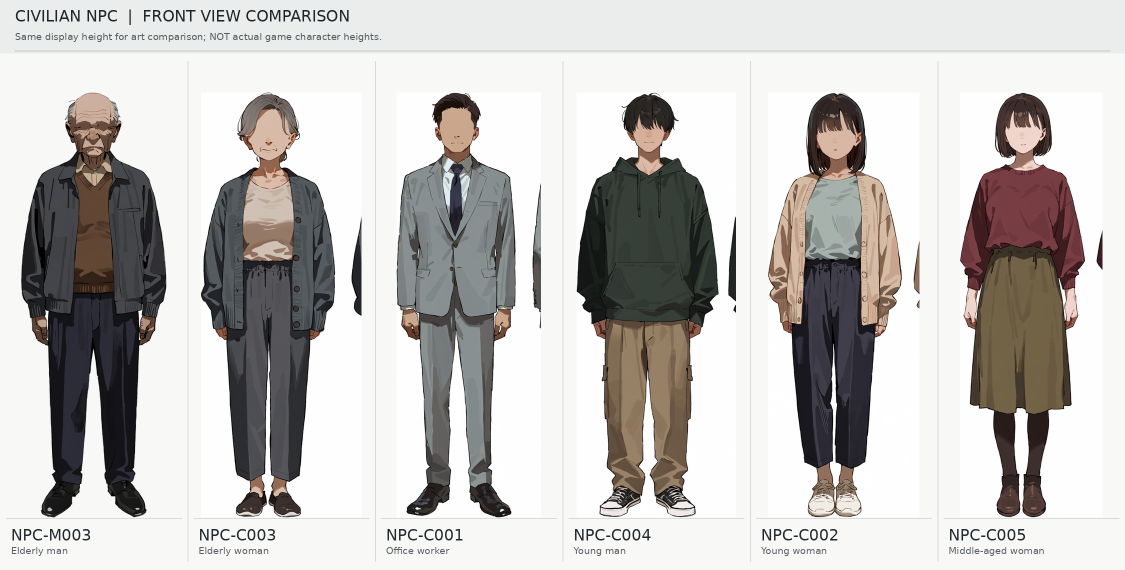
#> input picture site/assets/characters/civilians/npc-front-comparison-20261108.png, 2250 x 1140 px (shown at 1/2 size)
$ python -i build_civilian_front_comparison.py   (imports and definitions only)
#> lines starting #> are read from the running program, lines starting #| are printed output that depends on the picture; after the words box and inside, x2 and y2 are one past the last pixel; in counts of white or black regions, pixels touching at a corner belong together
#> further down, picture is the input picture: PIL image 2250x1140 RGB; mean R, G, B 195.5, 192.9, 191.2
#!/usr/bin/env python3
"""Build a six-person FRONT-only comparison for the civilian NPC art collection.

Source canonical art is never modified. All six renders are normalized to the
same on-page display height; no real-world height ranking is implied.
"""
from pathlib import Path
from PIL import Image, ImageDraw, ImageFont
import json

ROOT=Path(__file__).resolve().parents[1]
OUTPUT=ROOT/"site/assets/characters/civilians/npc-front-comparison-20261108.png"
GALLERY=ROOT/"site/data/npc/civilians/gallery.v1.json"
ORDER=[
 ("NPC-M003","Elderly man"),
 ("NPC-C003","Elderly woman"),
 ("NPC-C001","Office worker"),
 ("NPC-C004","Young man"),
 ("NPC-C002","Young woman"),
 ("NPC-C005","Middle-aged woman")
]
FONT_CANDIDATES=[
 "/usr/share/fonts/opentype/noto/NotoSansCJK-Regular.ttc",
 "/usr/share/fonts/truetype/dejavu/DejaVuSans.ttf",
 "/usr/share/fonts/truetype/liberation2/LiberationSans-Regular.ttf"
]
# [5 lines left out: function font, not called in this run]

def bbox_nonwhite(im):
 # crop only the figure and ignore the white character-sheet background
 rgb=im.convert("RGB")
 mask=rgb.point(lambda x: 255 if x < 244 else 0)
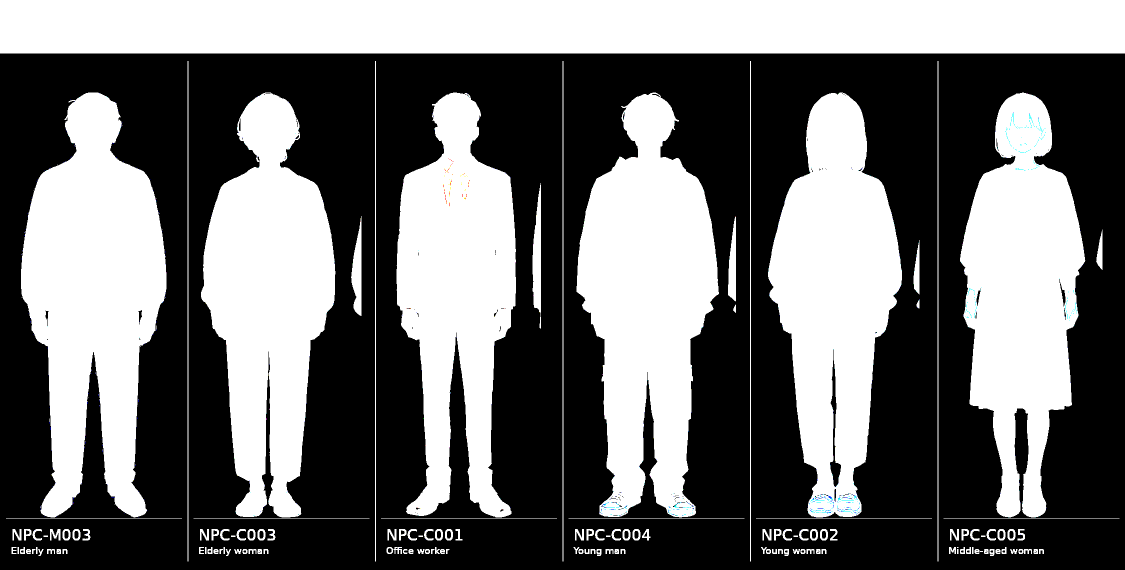
#> mask: PIL image 2250x1140 RGB (shown at 1/2 size); mean R, G, B 110.3, 110.4, 110.5
 # mask RGB max; a pixel is nonwhite whenever one channel drops below cutoff
 import PIL.ImageChops as C
 r,g,b=mask.split()
#> r: PIL image 2250x1140 L; 43.3% white; 187 white regions (49 under 20 px), largest, box (x1, y1, x2, y2) and area: (0, 0, 2250, 107) 240750, (42, 185, 333, 1035) 153645, (1153, 185, 1438, 1035) 149206
#> g: PIL image 2250x1140 L; 43.3% white; 188 white regions (50 under 20 px), largest, box (x1, y1, x2, y2) and area: (0, 0, 2250, 107) 240750, (42, 185, 333, 1035) 153651, (1153, 185, 1438, 1035) 149408
#> b: PIL image 2250x1140 L; 43.3% white; 227 white regions (89 under 20 px), largest, box (x1, y1, x2, y2) and area: (0, 0, 2250, 107) 240750, (42, 185, 333, 1035) 153711, (1153, 185, 1438, 1035) 149472
 binary=C.lighter(C.lighter(r,g),b)
#> binary: PIL image 2250x1140 L; 43.3% white; 227 white regions (89 under 20 px), largest, box (x1, y1, x2, y2) and area: (0, 0, 2250, 107) 240750, (42, 185, 333, 1035) 153713, (1153, 185, 1438, 1035) 149485
 return binary.getbbox()

# [52 lines left out: functions front_crop, main, not called in this run]

# [2 lines not run here, left out]

>>> from PIL import Image
>>> picture = Image.open('../site/assets/characters/civilians/npc-front-comparison-20261108.png')
>>> result = bbox_nonwhite(picture)
#> result = (0, 0, 2250, 1123)
